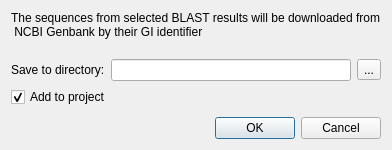
<?xml version="1.0" encoding="UTF-8"?>
<ui version="4.0">
 <class>getSequenceByIdDialog</class>
 <widget class="QDialog" name="getSequenceByIdDialog">
  <property name="geometry">
   <rect>
    <x>0</x>
    <y>0</y>
    <width>350</width>
    <height>150</height>
   </rect>
  </property>
  <property name="windowTitle">
   <string>Get Sequences by ID</string>
  </property>
  <layout class="QVBoxLayout" name="verticalLayout">
   <item>
    <layout class="QGridLayout" name="gridLayout">
     <item row="0" column="0">
      <widget class="QLabel" name="label_2">
       <property name="text">
        <string>The sequences from selected BLAST results will be downloaded from
 NCBI Genbank by their GI identifier
</string>
       </property>
      </widget>
     </item>
     <item row="1" column="0">
      <layout class="QHBoxLayout" name="horizontalLayout">
       <item>
        <widget class="QLabel" name="label">
         <property name="text">
          <string>Save to directory:</string>
         </property>
        </widget>
       </item>
       <item>
        <widget class="QLineEdit" name="directoryEdit"/>
       </item>
       <item>
        <widget class="QToolButton" name="toolButton">
         <property name="text">
          <string>...</string>
         </property>
        </widget>
       </item>
      </layout>
     </item>
     <item row="2" column="0">
      <widget class="QCheckBox" name="addBox">
       <property name="text">
        <string>Add to project</string>
       </property>
       <property name="checked">
        <bool>true</bool>
       </property>
      </widget>
     </item>
    </layout>
   </item>
   <item>
    <spacer name="verticalSpacer">
     <property name="orientation">
      <enum>Qt::Vertical</enum>
     </property>
     <property name="sizeHint" stdset="0">
      <size>
       <width>20</width>
       <height>40</height>
      </size>
     </property>
    </spacer>
   </item>
   <item>
    <layout class="QHBoxLayout" name="horizontalLayout_2">
     <item>
      <spacer name="horizontalSpacer">
       <property name="orientation">
        <enum>Qt::Horizontal</enum>
       </property>
       <property name="sizeHint" stdset="0">
        <size>
         <width>40</width>
         <height>20</height>
        </size>
       </property>
      </spacer>
     </item>
     <item>
      <widget class="QDialogButtonBox" name="buttonBox">
       <property name="orientation">
        <enum>Qt::Horizontal</enum>
       </property>
       <property name="standardButtons">
        <set>QDialogButtonBox::Cancel|QDialogButtonBox::Ok</set>
       </property>
      </widget>
     </item>
    </layout>
   </item>
  </layout>
 </widget>
 <resources/>
 <connections>
  <connection>
   <sender>buttonBox</sender>
   <signal>accepted()</signal>
   <receiver>getSequenceByIdDialog</receiver>
   <slot>accept()</slot>
   <hints>
    <hint type="sourcelabel">
     <x>248</x>
     <y>254</y>
    </hint>
    <hint type="destinationlabel">
     <x>157</x>
     <y>274</y>
    </hint>
   </hints>
  </connection>
  <connection>
   <sender>buttonBox</sender>
   <signal>rejected()</signal>
   <receiver>getSequenceByIdDialog</receiver>
   <slot>reject()</slot>
   <hints>
    <hint type="sourcelabel">
     <x>316</x>
     <y>260</y>
    </hint>
    <hint type="destinationlabel">
     <x>286</x>
     <y>274</y>
    </hint>
   </hints>
  </connection>
 </connections>
</ui>
